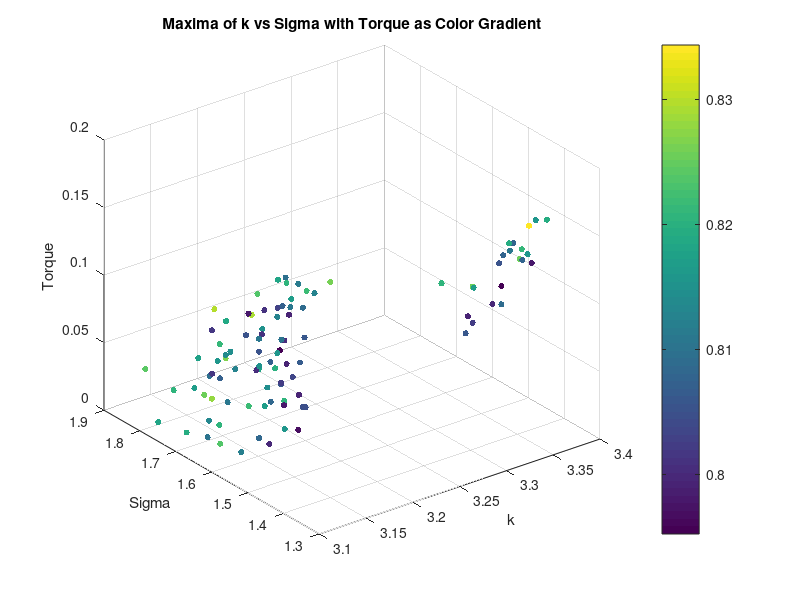
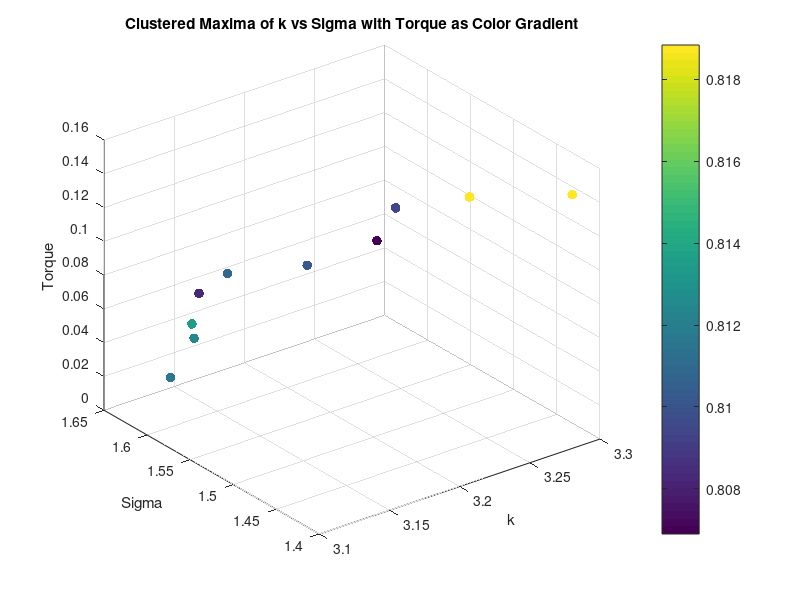
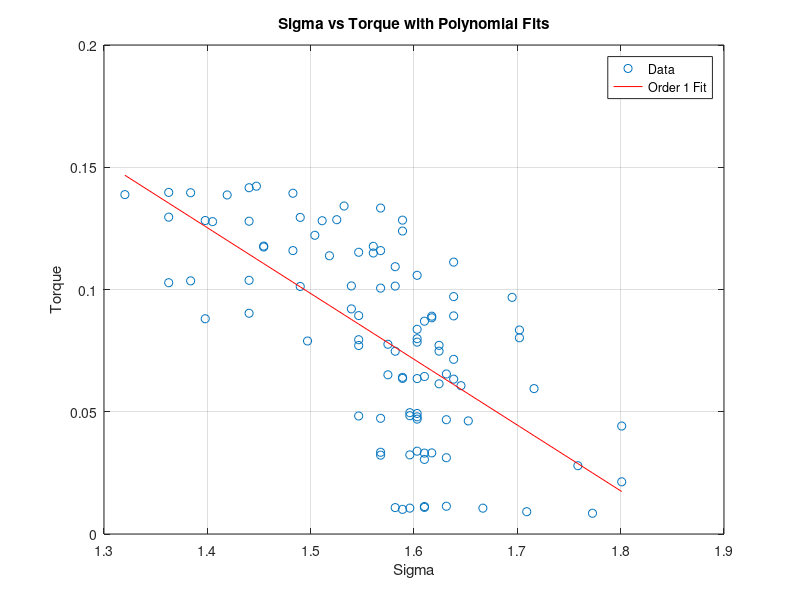
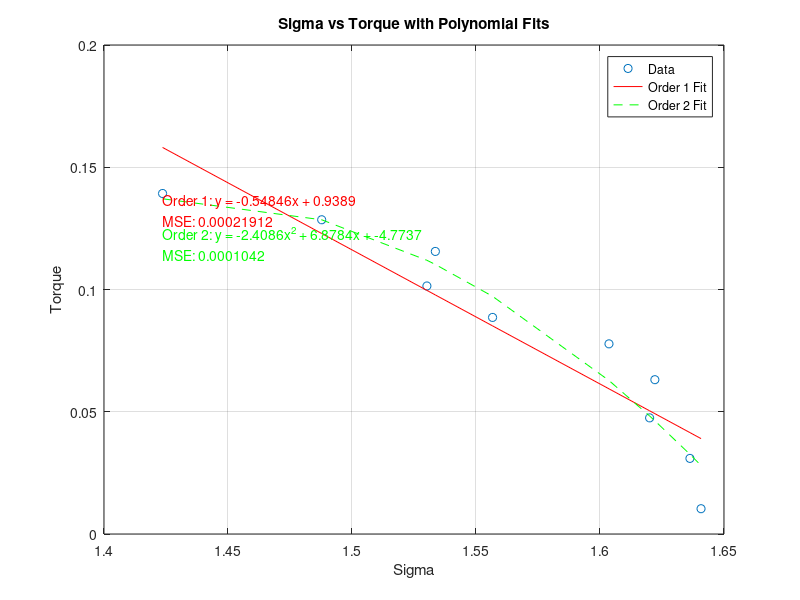

Here is the MATLAB script that generated these plots, in order:
clear all;
close all;

load('maxima_data.mat');
scatter3(maxima_k, maxima_sigma, torque_values, 20, maxima_corr, 'filled');
xlabel('k');
ylabel('Sigma');
zlabel('Torque');
title('Maxima of k vs Sigma with Torque as Color Gradient');
colorbar;
grid on;

% K means clustering of torque into 10 clusters, taking mean of each cluster k, sigma and corr too
[cluster_idx, cluster_centers] = kmeans(torque_values', 10);
% Take the mean of each cluster
torque_means = zeros(10, 1);
sigma_means = zeros(10, 1);
k_means = zeros(10, 1);
corr_means = zeros(10, 1);
for i = 1:10
    torque_means(i) = mean(torque_values(cluster_idx == i));
    sigma_means(i) = mean(maxima_sigma(cluster_idx == i));
    k_means(i) = mean(maxima_k(cluster_idx == i));
    corr_means(i) = mean(maxima_corr(cluster_idx == i));
end

% Plot the clusters
figure;
scatter3(k_means, sigma_means, torque_means, 50, corr_means, 'filled');
xlabel('k');
ylabel('Sigma');
zlabel('Torque');
title('Clustered Maxima of k vs Sigma with Torque as Color Gradient');
colorbar;
grid on;

% Ensure data is sorted for polyfit
[sigma_sorted, sort_idx] = sort(maxima_sigma);
torque_sorted = torque_values(sort_idx);

% Polyfit for sigma vs torque (order 1 and 2)
p1_sigma = polyfit(sigma_sorted, torque_sorted, 1);

% Calculate fitted values and MSE for sigma vs torque
fitted_torque_p1_sigma = polyval(p1_sigma, sigma_sorted);
mse_p1_sigma = mean((torque_sorted - fitted_torque_p1_sigma).^2);

% Display results for sigma vs torque
disp('Sigma vs Torque:');
disp(['Order 1 MSE: ', num2str(mse_p1_sigma)]);


% Plot for sigma vs torque with polynomial fits
figure;
plot(sigma_sorted, torque_sorted, 'o', 'DisplayName', 'Data');
hold on;
plot(sigma_sorted, fitted_torque_p1_sigma, '-r', 'DisplayName', 'Order 1 Fit');
xlabel('Sigma');
ylabel('Torque');
title('Sigma vs Torque with Polynomial Fits');
legend('show');
grid on;

% Ensure data is sorted for polyfit
[sigma_sorted, sort_idx] = sort(sigma_means);
torque_sorted = torque_means(sort_idx);

% Polyfit for sigma vs torque (order 1 and 2)
p1_sigma = polyfit(sigma_sorted, torque_sorted, 1);
p2_sigma = polyfit(sigma_sorted, torque_sorted, 2);

% Calculate fitted values and MSE for sigma vs torque
fitted_torque_p1_sigma = polyval(p1_sigma, sigma_sorted);
fitted_torque_p2_sigma = polyval(p2_sigma, sigma_sorted);
mse_p1_sigma = mean((torque_sorted - fitted_torque_p1_sigma).^2);
mse_p2_sigma = mean((torque_sorted - fitted_torque_p2_sigma).^2);

% Display results for sigma vs torque
disp('Sigma vs Torque:');
disp(['Order 1 MSE: ', num2str(mse_p1_sigma)]);
disp(['Order 2 MSE: ', num2str(mse_p2_sigma)]);

% Plot for sigma vs torque with polynomial fits
figure;
plot(sigma_sorted, torque_sorted, 'o', 'DisplayName', 'Data');
hold on;
plot(sigma_sorted, fitted_torque_p1_sigma, '-r', 'DisplayName', 'Order 1 Fit');
plot(sigma_sorted, fitted_torque_p2_sigma, '--g', 'DisplayName', 'Order 2 Fit');
xlabel('Sigma');
ylabel('Torque');
title('Sigma vs Torque with Polynomial Fits');
legend('show');
grid on;

% Display equations and MSE on the plot
text(min(sigma_sorted), max(torque_sorted), ...
    {['Order 1: y = ' num2str(p1_sigma(1)) 'x + ' num2str(p1_sigma(2))], ...
     ['MSE: ' num2str(mse_p1_sigma)]}, ...
    'Color', 'red', 'VerticalAlignment', 'top');

text(min(sigma_sorted), max(torque_sorted) - 0.1 * range(torque_sorted), ...
    {['Order 2: y = ' num2str(p2_sigma(1)) 'x^2 + ' num2str(p2_sigma(2)) 'x + ' num2str(p2_sigma(3))], ...
     ['MSE: ' num2str(mse_p2_sigma)]}, ...
    'Color', 'green', 'VerticalAlignment', 'top');
